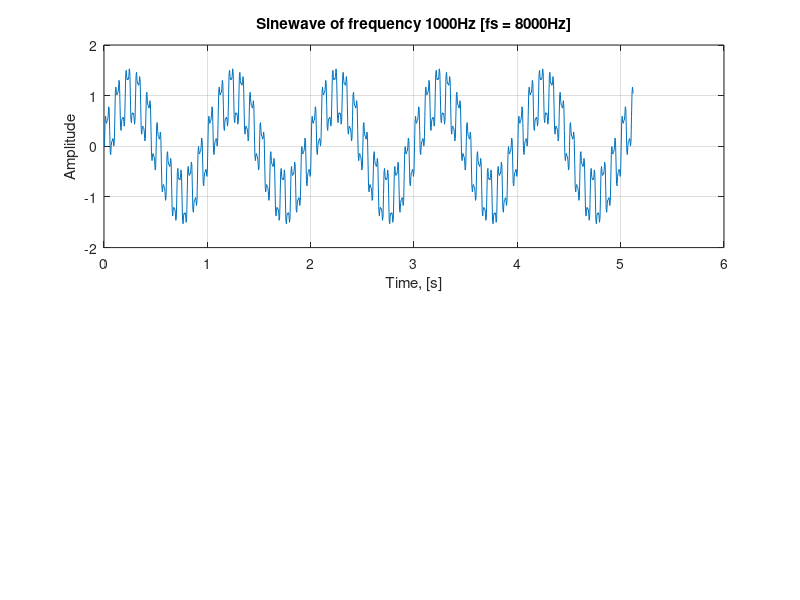

Recreate this plot in MATLAB. (Note: this script raises an error after producing the figure.)
% Percobaan 3 - Auto korelasi gabungan 4 sinyal sinus
% Edit contoh program diatas (program pertama auto korelasi) dengan menambahkan lima buah sinyal sinus yang lain dengan amplitudo 0.5, 0.25, 0.1, dan frekuensi masing-masing 10 Hz, 30 Hz dan 50 Hz.
N = 1024;
f1 = 1;
fs = 200;
n = 0:N-1;
x = sin(2*pi*f1*n/fs) + 0.5 * sin(2*pi*10*n/fs) + 0.25 * sin(2*pi*30*n/fs) + 0.1 * sin(2*pi*50*n/fs);  % Generate the signal, x(n)
t = [1:N] * (1/fs);

subplot(2, 1, 1);
plot(t, x);
title('Sinewave of frequency 1000Hz [fs = 8000Hz]');
xlabel('Time, [s]');
ylabel('Amplitude');
grid;

Rxx = autom(x);
subplot(2, 1, 2);
plot(Rxx);
grid;

title('Autocorrelation function of the sinewave');
xlabel('lags');
ylabel('Autocorrelation');
